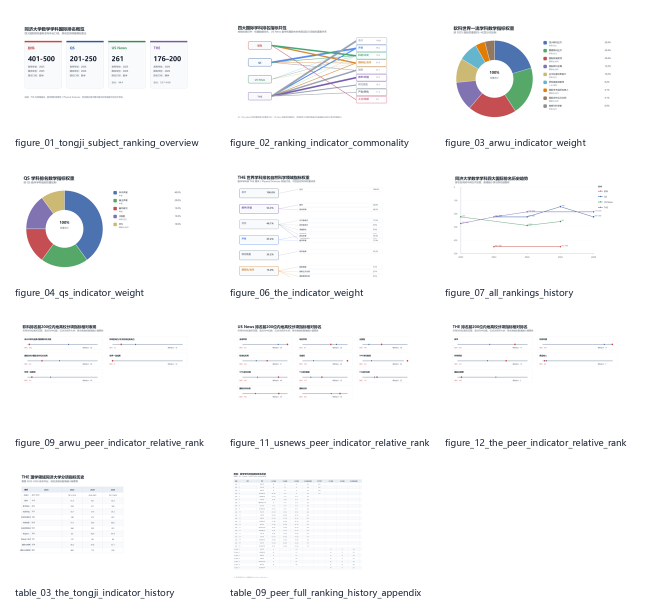
#> input picture configs/ready_artifacts_visual_qa/contact_sheet.png, 1290 x 1200 px (shown at 1/2 size)
$ python -i audit_word_report.py   (imports and definitions only)
#> lines starting #> are read from the running program, lines starting #| are printed output that depends on the picture; after the words box and inside, x2 and y2 are one past the last pixel; in counts of white or black regions, pixels touching at a corner belong together
from __future__ import annotations

import json
import html
import re
import os
import subprocess
import sys
from datetime import datetime
from pathlib import Path
from typing import Any
from zipfile import BadZipFile, ZipFile

from docx import Document
from docx.oxml.ns import qn
from PIL import Image, ImageStat


PROJECT_DIR = Path(__file__).resolve().parent.parent


def resolve_documents_render_script() -> Path:
    portable = PROJECT_DIR / "tools/documents/render_docx.py"
    if portable.is_file():
        return portable
    candidates = sorted(
        (Path.home() / ".codex" / "plugins" / "cache" / "openai-primary-runtime" / "documents").glob(
            "*" + "/skills/documents/render_docx.py"
        ),
        key=lambda path: path.stat().st_mtime if path.exists() else 0,
        reverse=True,
    )
    candidates.append(
        Path.home()
        / ".codex"
        / "plugins"
        / "cache"
        / "openai-primary-runtime"
        / "documents"
        / "26.430.10722"
        / "skills"
        / "documents"
        / "render_docx.py"
    )
    return next((path for path in candidates if path.exists()), candidates[-1])


DOCUMENTS_RENDER_SCRIPT = resolve_documents_render_script()

# 显式变量，避免只能靠命令行参数。
DOCX_PATH = PROJECT_DIR / "outputs" / "full_word_reports" / "latest.docx"
QA_OUTPUT_DIR = PROJECT_DIR / "outputs" / "word_qa"
ENABLE_RENDER_QA = True
EMIT_PDF = True


def now_text() -> str:
    return datetime.now().isoformat(timespec="seconds")


def write_json(path: Path, payload: dict[str, Any]) -> None:
    path.parent.mkdir(parents=True, exist_ok=True)
    path.write_text(json.dumps(payload, ensure_ascii=False, indent=2), encoding="utf-8", newline="\n")


# [145 lines left out: functions inspect_zip, table_has_width_risk, inspect_docx_structure, not called in this run]


def image_blankness(path: Path) -> dict[str, Any]:
    with Image.open(path) as image:
#> image is the input picture: PIL image 1290x1200 RGB; mean R, G, B 247.4, 247.8, 248.4
        rgb = image.convert("RGB")
        stat = ImageStat.Stat(rgb)
        extrema = rgb.getextrema()
#> extrema = ((0, 255), (2, 255), (0, 255))
        channel_ranges = [high - low for low, high in extrema]
#> channel_ranges = [255, 253, 255]
        gray = rgb.convert("L")
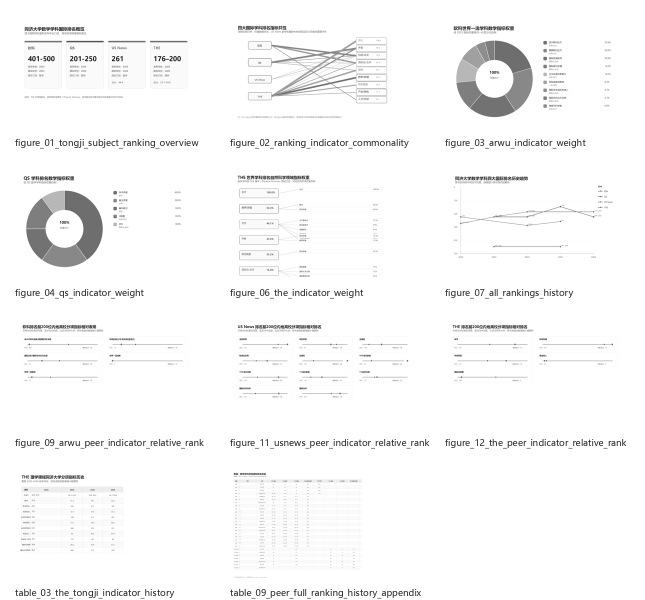
#> gray: PIL image 1290x1200 L (shown at 1/2 size); min 3, max 255, mean 247.8
        mask = gray.point(lambda value: 255 if value < 245 else 0)
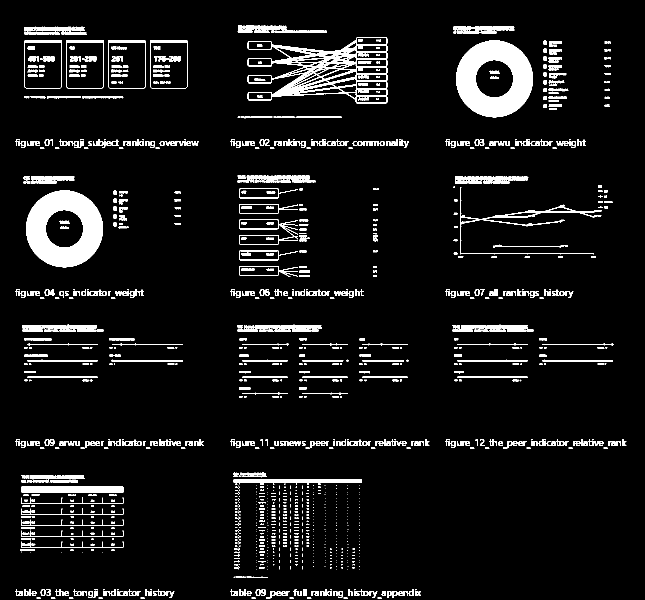
#> mask: PIL image 1290x1200 L (shown at 1/2 size); 7.5% white; 1286 white regions (579 under 20 px), largest, box (x1, y1, x2, y2) and area: (52, 381, 206, 535) 14233, (912, 81, 1066, 235) 14223, (495, 74, 775, 207) 9925
        bbox = mask.getbbox()
#> bbox = (30, 51, 1253, 1197)
        ink_pixels = sum(1 for value in mask.getdata() if value)
#> ink_pixels = 115954
        ink_coverage = ink_pixels / max(1, image.width * image.height)
#> ink_coverage = 0.0749
        return {
            "file": str(path),
            "width": image.width,
            "height": image.height,
            "mean": [round(value, 2) for value in stat.mean],
            "channel_ranges": channel_ranges,
            "looks_blank": max(channel_ranges) < 8,
            "ink_coverage": round(ink_coverage, 5),
            "content_bbox": bbox,
            "looks_sparse": ink_coverage < 0.012,
        }


def numeric_page_key(path: Path) -> int:
    match = re.search(r"page-(\d+)", path.stem)
    return int(match.group(1)) if match else 0


# [122 lines left out: functions render_environment, run_render, audit_docx, main, not called in this run]


# [2 lines not run here, left out]

>>> result = image_blankness('../configs/ready_artifacts_visual_qa/contact_sheet.png')
#> result = 9 items
